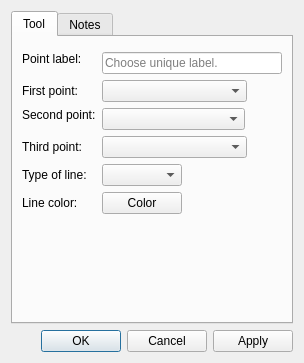
<?xml version="1.0" encoding="UTF-8"?>
<ui version="4.0">
 <class>DialogShoulderPoint</class>
 <widget class="QDialog" name="DialogShoulderPoint">
  <property name="geometry">
   <rect>
    <x>0</x>
    <y>0</y>
    <width>304</width>
    <height>363</height>
   </rect>
  </property>
  <property name="windowTitle">
   <string>Special point on shoulder</string>
  </property>
  <property name="windowIcon">
   <iconset resource="../../../vmisc/share/resources/icon.qrc">
    <normaloff>:/icon/64x64/icon64x64.png</normaloff>:/icon/64x64/icon64x64.png</iconset>
  </property>
  <property name="locale">
   <locale language="English" country="UnitedStates"/>
  </property>
  <layout class="QVBoxLayout" name="verticalLayout_2">
   <item>
    <widget class="QTabWidget" name="tabWidget">
     <property name="currentIndex">
      <number>0</number>
     </property>
     <widget class="QWidget" name="tab">
      <attribute name="title">
       <string>Tool</string>
      </attribute>
      <layout class="QVBoxLayout" name="verticalLayout">
       <item>
        <widget class="QWidget" name="formulaPlaceholder" native="true"/>
       </item>
       <item>
        <layout class="QFormLayout" name="formLayout">
         <property name="fieldGrowthPolicy">
          <enum>QFormLayout::ExpandingFieldsGrow</enum>
         </property>
         <item row="0" column="0">
          <widget class="QLabel" name="labelEditNamePoint">
           <property name="sizePolicy">
            <sizepolicy hsizetype="Fixed" vsizetype="Fixed">
             <horstretch>0</horstretch>
             <verstretch>0</verstretch>
            </sizepolicy>
           </property>
           <property name="text">
            <string>Point label:</string>
           </property>
          </widget>
         </item>
         <item row="0" column="1">
          <widget class="QLineEdit" name="lineEditNamePoint">
           <property name="toolTip">
            <string>Unique label</string>
           </property>
           <property name="placeholderText">
            <string>Choose unique label.</string>
           </property>
          </widget>
         </item>
         <item row="1" column="0">
          <widget class="QLabel" name="labelFirstPoint">
           <property name="sizePolicy">
            <sizepolicy hsizetype="Preferred" vsizetype="Preferred">
             <horstretch>0</horstretch>
             <verstretch>0</verstretch>
            </sizepolicy>
           </property>
           <property name="text">
            <string>First point:</string>
           </property>
          </widget>
         </item>
         <item row="1" column="1">
          <widget class="QComboBox" name="comboBoxP1Line">
           <property name="sizePolicy">
            <sizepolicy hsizetype="Preferred" vsizetype="Fixed">
             <horstretch>0</horstretch>
             <verstretch>0</verstretch>
            </sizepolicy>
           </property>
           <property name="minimumSize">
            <size>
             <width>145</width>
             <height>0</height>
            </size>
           </property>
          </widget>
         </item>
         <item row="2" column="0">
          <widget class="QLabel" name="labelSecondPoint">
           <property name="sizePolicy">
            <sizepolicy hsizetype="Preferred" vsizetype="Fixed">
             <horstretch>0</horstretch>
             <verstretch>0</verstretch>
            </sizepolicy>
           </property>
           <property name="text">
            <string>Second point:</string>
           </property>
          </widget>
         </item>
         <item row="2" column="1">
          <widget class="QComboBox" name="comboBoxP2Line">
           <property name="sizePolicy">
            <sizepolicy hsizetype="Preferred" vsizetype="Fixed">
             <horstretch>0</horstretch>
             <verstretch>0</verstretch>
            </sizepolicy>
           </property>
           <property name="minimumSize">
            <size>
             <width>143</width>
             <height>0</height>
            </size>
           </property>
          </widget>
         </item>
         <item row="3" column="0">
          <widget class="QLabel" name="labelThirdPoint">
           <property name="sizePolicy">
            <sizepolicy hsizetype="Preferred" vsizetype="Preferred">
             <horstretch>0</horstretch>
             <verstretch>0</verstretch>
            </sizepolicy>
           </property>
           <property name="text">
            <string>Third point:</string>
           </property>
          </widget>
         </item>
         <item row="3" column="1">
          <widget class="QComboBox" name="comboBoxP3">
           <property name="sizePolicy">
            <sizepolicy hsizetype="Preferred" vsizetype="Fixed">
             <horstretch>0</horstretch>
             <verstretch>0</verstretch>
            </sizepolicy>
           </property>
           <property name="minimumSize">
            <size>
             <width>145</width>
             <height>0</height>
            </size>
           </property>
          </widget>
         </item>
         <item row="4" column="0">
          <widget class="QLabel" name="label_7">
           <property name="sizePolicy">
            <sizepolicy hsizetype="Preferred" vsizetype="Preferred">
             <horstretch>0</horstretch>
             <verstretch>0</verstretch>
            </sizepolicy>
           </property>
           <property name="text">
            <string>Type of line:</string>
           </property>
          </widget>
         </item>
         <item row="4" column="1">
          <widget class="QComboBox" name="comboBoxLineType">
           <property name="sizePolicy">
            <sizepolicy hsizetype="Preferred" vsizetype="Fixed">
             <horstretch>0</horstretch>
             <verstretch>0</verstretch>
            </sizepolicy>
           </property>
           <property name="minimumSize">
            <size>
             <width>80</width>
             <height>0</height>
            </size>
           </property>
           <property name="maximumSize">
            <size>
             <width>110</width>
             <height>16777215</height>
            </size>
           </property>
           <property name="iconSize">
            <size>
             <width>80</width>
             <height>14</height>
            </size>
           </property>
          </widget>
         </item>
         <item row="5" column="0">
          <widget class="QLabel" name="label">
           <property name="text">
            <string>Line color:</string>
           </property>
          </widget>
         </item>
         <item row="5" column="1">
          <widget class="VPE::QtColorPicker" name="pushButtonLineColor">
           <property name="text">
            <string notr="true">Color</string>
           </property>
          </widget>
         </item>
        </layout>
       </item>
       <item>
        <spacer name="verticalSpacer">
         <property name="orientation">
          <enum>Qt::Vertical</enum>
         </property>
         <property name="sizeHint" stdset="0">
          <size>
           <width>20</width>
           <height>40</height>
          </size>
         </property>
        </spacer>
       </item>
      </layout>
     </widget>
     <widget class="QWidget" name="tab_2">
      <attribute name="title">
       <string>Notes</string>
      </attribute>
      <layout class="QVBoxLayout" name="verticalLayout_3">
       <item>
        <widget class="QPlainTextEdit" name="plainTextEditToolNotes"/>
       </item>
      </layout>
     </widget>
    </widget>
   </item>
   <item>
    <widget class="QDialogButtonBox" name="buttonBox">
     <property name="orientation">
      <enum>Qt::Horizontal</enum>
     </property>
     <property name="standardButtons">
      <set>QDialogButtonBox::Apply|QDialogButtonBox::Cancel|QDialogButtonBox::Ok</set>
     </property>
    </widget>
   </item>
  </layout>
 </widget>
 <customwidgets>
  <customwidget>
   <class>VPE::QtColorPicker</class>
   <extends>QPushButton</extends>
   <header>../vpropertyexplorer/qtcolorpicker.h</header>
  </customwidget>
  <customwidget>
   <class>VPlainTextEdit</class>
   <extends>QPlainTextEdit</extends>
   <header>../vwidgets/vplaintextedit.h</header>
  </customwidget>
 </customwidgets>
 <tabstops>
  <tabstop>plainTextEditFormula</tabstop>
  <tabstop>pushButtonGrowLength</tabstop>
  <tabstop>lineEditNamePoint</tabstop>
  <tabstop>comboBoxP1Line</tabstop>
  <tabstop>comboBoxP2Line</tabstop>
  <tabstop>comboBoxP3</tabstop>
  <tabstop>comboBoxLineType</tabstop>
  <tabstop>buttonBox</tabstop>
 </tabstops>
 <resources>
  <include location="../../../vmisc/share/resources/icon.qrc"/>
 </resources>
 <connections>
  <connection>
   <sender>buttonBox</sender>
   <signal>accepted()</signal>
   <receiver>DialogShoulderPoint</receiver>
   <slot>accept()</slot>
   <hints>
    <hint type="sourcelabel">
     <x>248</x>
     <y>254</y>
    </hint>
    <hint type="destinationlabel">
     <x>157</x>
     <y>274</y>
    </hint>
   </hints>
  </connection>
  <connection>
   <sender>buttonBox</sender>
   <signal>rejected()</signal>
   <receiver>DialogShoulderPoint</receiver>
   <slot>reject()</slot>
   <hints>
    <hint type="sourcelabel">
     <x>316</x>
     <y>260</y>
    </hint>
    <hint type="destinationlabel">
     <x>286</x>
     <y>274</y>
    </hint>
   </hints>
  </connection>
 </connections>
</ui>
